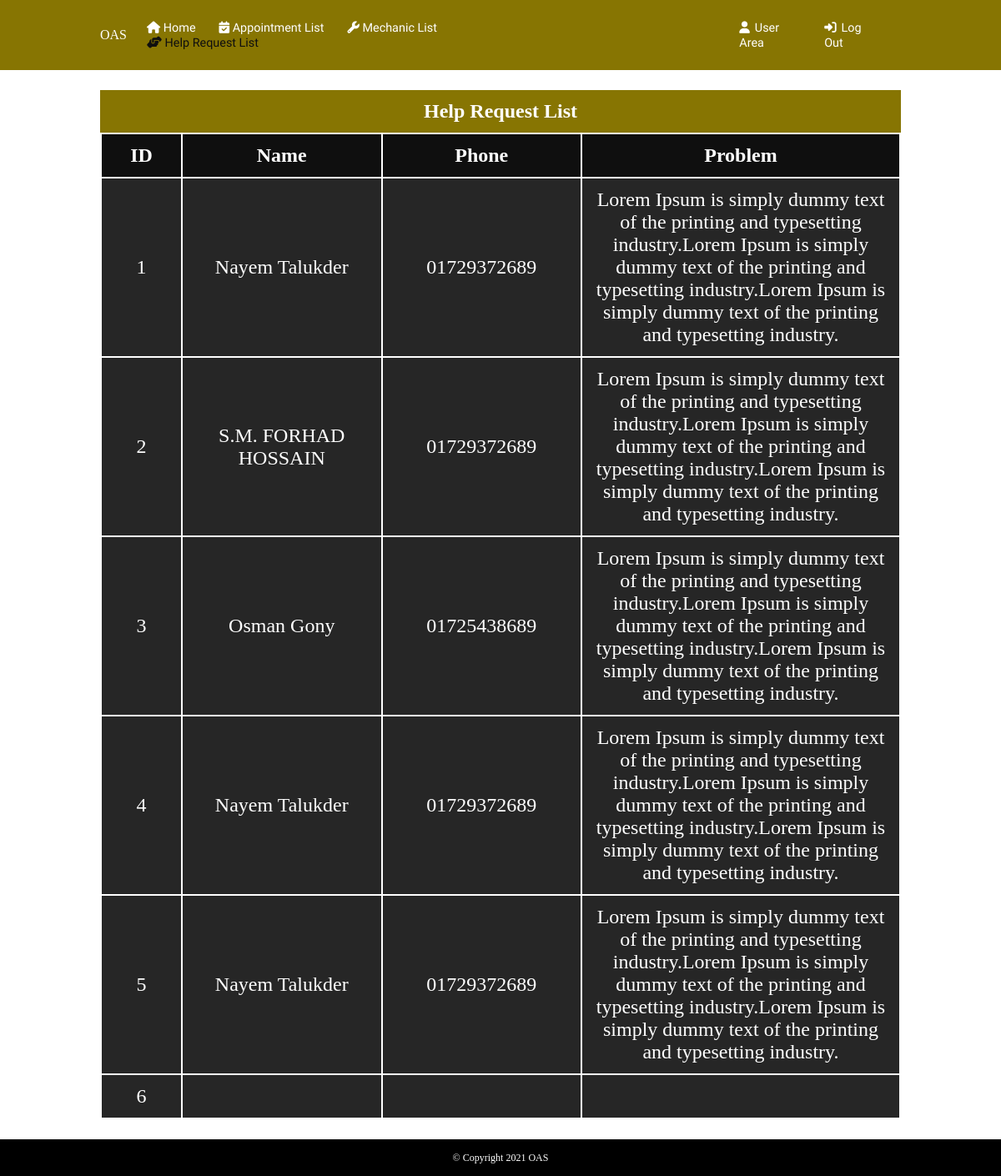
The app's page /View/admin/help-request-list.php (signed in) with its own data.
### tables this page shows
CREATE TABLE `get_help` (
  `id` int(11) NOT NULL,
  `name` varchar(255) NOT NULL,
  `phone` varchar(11) NOT NULL,
  `problem` varchar(1000) NOT NULL
);

### Model/Model.php (called while the page is built, shortened)
<?php
  class Model {
    public function helpListView() {
      include('connect.php');
      $query = "SELECT * from get_help";
      return mysqli_query($con, $query);
    }
  }

### Controller/helpListViewController.php (called while the page is built)
<?php
  include('controller.php');
  $result = $model->helpListView();

### View/admin/help-request-list.php (the view, shortened to what this page needs)
<?php
  include('header.php');
  include('nav.php');
?>
<?php include("../../Controller/helpListViewController.php"); ?>
<div class="container-y">
  <div class="w-80 mx-auto py-2">
    <div class="bg-p-2 d-flex center">
        <h4 class="card-title text-white my-1 font-2">Help Request List</h4>
    </div>
    <div>
        <table class="table font-2" style="width:100%">
            <thead>
                <tr class="text-center" >
                    <th width="10%">ID</th>
                    <th width="25%">Name</th>
                    <th width="25%">Phone</th>
                    <th width="40%">Problem</th>
                </tr>
            </thead>
            <?php while($rows = mysqli_fetch_assoc($result)) { ?>
                <tr class="text-center">
                    <td style="vertical-align: middle;"><?php echo $rows['id'] ?></td>
                    <td style="vertical-align: middle;"><?php echo $rows['name'] ?></td>
                    <td style="vertical-align: middle;"><?php echo $rows['phone'] ?></td>
                    <td style="vertical-align: middle;"><?php echo $rows['problem'] ?></td>
                </tr>
            <?php } ?>
        </table>
    </div>
  </div>
</div>
<?php include('../footer.php') ?>

### records on screen
get_help: id "1", name "Nayem Talukder", phone "01729372689", problem "Lorem Ipsum is simply dummy text of the printing and typesetting industry.Lorem Ipsum is simply dummy text of the printing and typesetting industry.Lorem Ipsum is simply dummy text of the printing and typesetting industry."
get_help: id "2", name "S.M. FORHAD HOSSAIN", phone "01729372689", problem "Lorem Ipsum is simply dummy text of the printing and typesetting industry.Lorem Ipsum is simply dummy text of the printing and typesetting industry.Lorem Ipsum is simply dummy text of the printing and typesetting industry."
get_help: id "3", name "Osman Gony", phone "01725438689", problem "Lorem Ipsum is simply dummy text of the printing and typesetting industry.Lorem Ipsum is simply dummy text of the printing and typesetting industry.Lorem Ipsum is simply dummy text of the printing and typesetting industry."
get_help: id "4", name "Nayem Talukder", phone "01729372689", problem "Lorem Ipsum is simply dummy text of the printing and typesetting industry.Lorem Ipsum is simply dummy text of the printing and typesetting industry.Lorem Ipsum is simply dummy text of the printing and typesetting industry."
get_help: id "5", name "Nayem Talukder", phone "01729372689", problem "Lorem Ipsum is simply dummy text of the printing and typesetting industry.Lorem Ipsum is simply dummy text of the printing and typesetting industry.Lorem Ipsum is simply dummy text of the printing and typesetting industry."
get_help: id "6"
